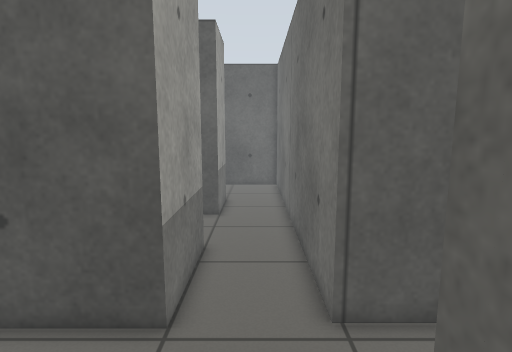
[1] (above)

17 first-person views from a walk through a Gazebo world. The camera is 1.1 m above the floor, tilts 8° down and sees 80° across. The floor is counted in squares, 0.25 m on a side. Each view is taken from the middle of a square. On the plan, view 1 faces up. The plan holds only what a view shows up to about 20 squares ahead; the rest is blank. The place goes on beyond the plan. Surface patterns are stand-ins for the level's own textures.

[2]
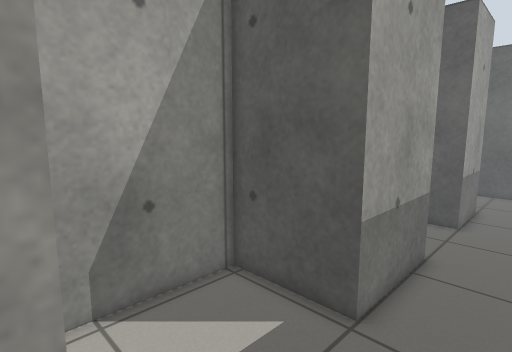

[3]
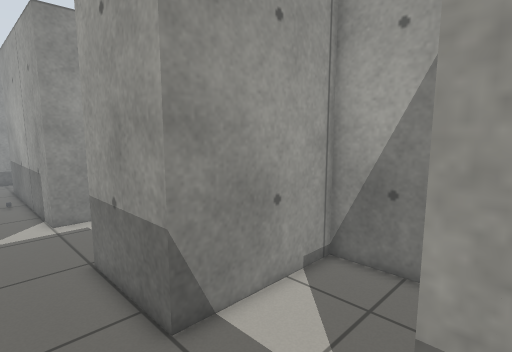

[4]
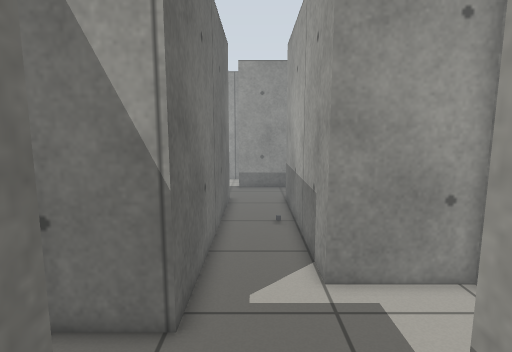

[5]
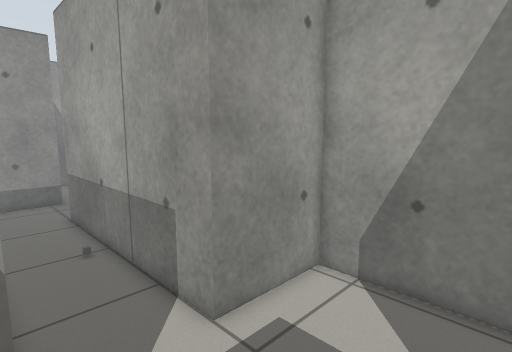

[6]
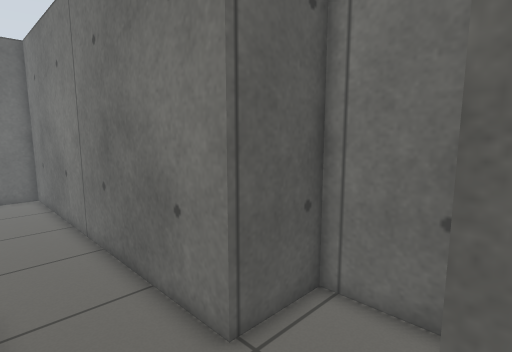

[7]
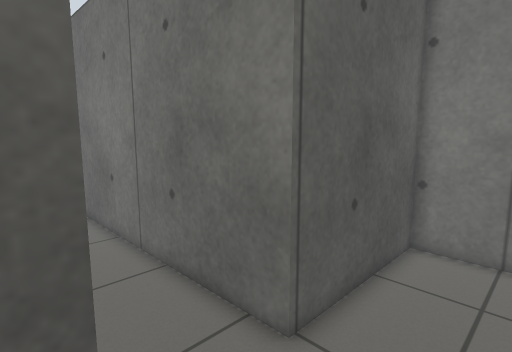

[8]
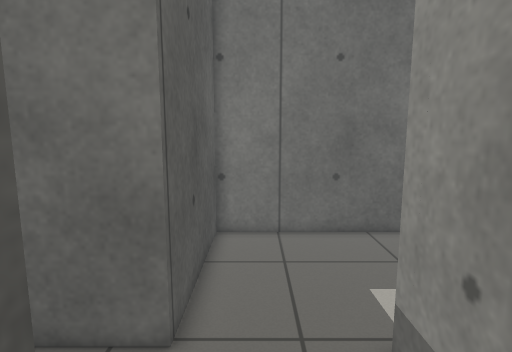

[9]
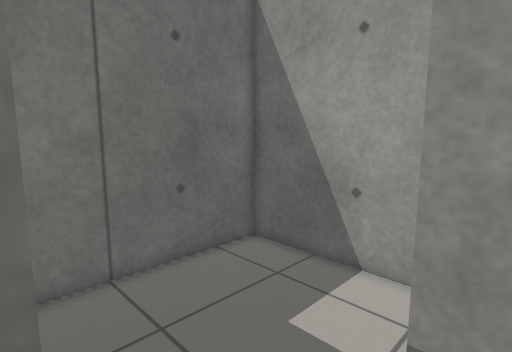

[10]
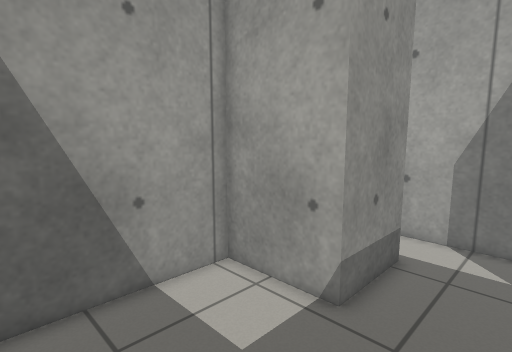

[11]
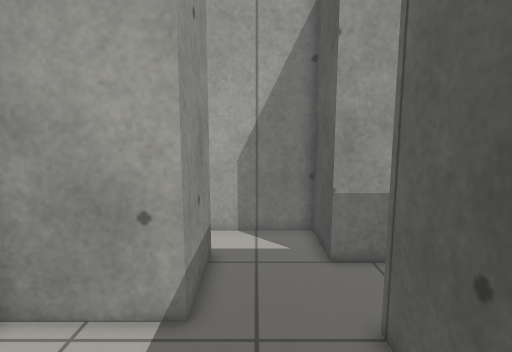

[12]
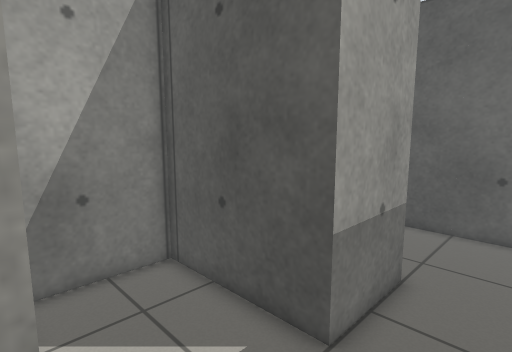

[13]
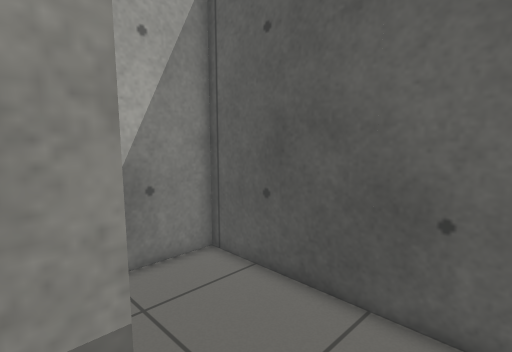

[14]
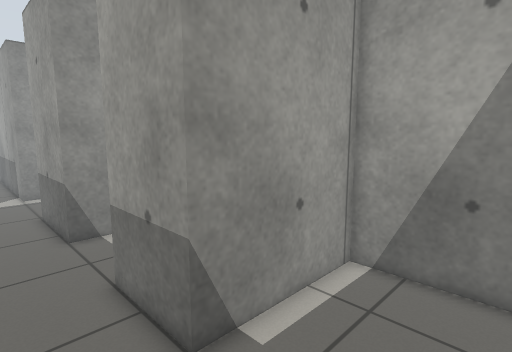

[15]
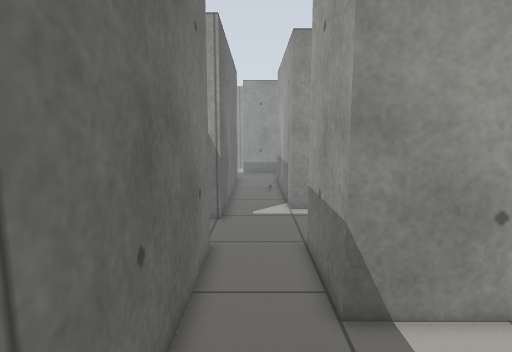

[16]
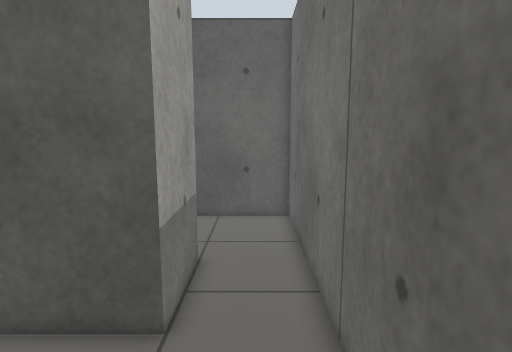

[17]
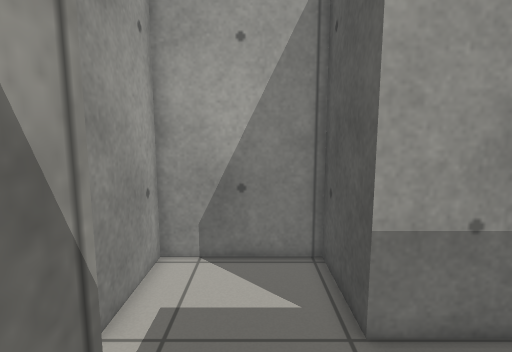

### Floor plan
Points are (right, up) in squares from view 1. A wall is a line through its corners. A room is listed if a view was taken in it or the views show most of it. See-through windows are left out.
Room 1 (views 1, 2, 3, 4, 5, 6, 9, 10, 11, 12, 13, 15, 16, 17)
walls: (5.2, 3.4) (5.2, 6.6) (1.8, 6.6) (1.8, 20.5); (-1.5, -15.6) (1.4, -15.6) (1.4, -20) (9.2, -20) (9.2, -11.2) (1.8, -11.2) (1.8, 2.8) (4.6, 2.8); (-2, 20.2) (-2, 16.2) (-8.4, 16.2) (-8.4, 11.4) (-2, 11.4) (-2, 6.4) (-6.4, 6.4) (-6.4, 0.6) (-2, 0.6) (-2, -11.4)
ways out: opening at (-2.5, -13.5) to room 2; opening at (0, 21) to room 3
objects: other object (-1, -6)
Room 2 (views 7, 8)
walls: (-2.7, -15.6) (-1.5, -15.6); (-2, -11.4) (-5.4, -11.4) (-5.4, -16.6)
ways out: opening at (-2.5, -13.5) to room 1
Room 3 (view 14)
walls: (1.8, 20.5) (1.8, 26) (-8.4, 26) (-8.4, 20.2) (-2, 20.2)
ways out: opening at (0, 21) to room 1

Positions as (right, up) in squares from view 1, and headings:
1: (0, 0), facing up
2: (1, 0), facing up-left
3: (1, 17), facing down-left
4: (0, 9), facing down
5: (2, 6), facing down-left
6: (-2, 2), facing up-right
7: (-3, -15), facing up-right
8: (-4, -13), facing right
9: (0, -11), facing down-right
10: (8, -12), facing down-left
11: (8, -14), facing left
12: (1, 11), facing up-left
13: (1, 19), facing up-left
14: (1, 25), facing down-left
15: (0, 18), facing down
16: (0, 10), facing up
17: (4, 4), facing left
